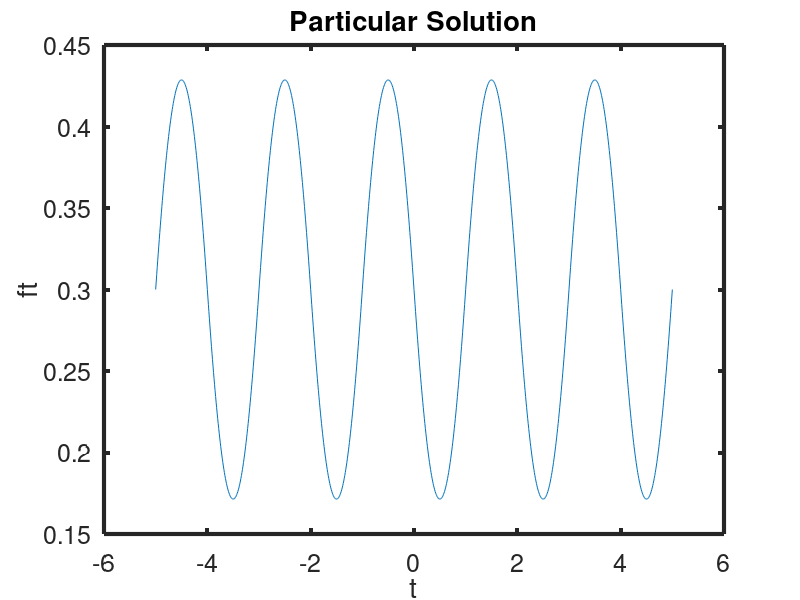

Reproduce this figure in MATLAB.
clc
close all
n=100;   % Number of terms in the series
P=2;    % Period
sum=3/10;   % First term, y offset
t=[-5: 0.01 : 5]; % x array/range

for i_ser=1:n
    sum=sum+(((1-cos(i_ser*pi)))/(5*i_ser*pi-i_ser^3*pi^3))*sin(pi*t*i_ser);
    plot(t,sum)
    xlabel('t')
    ylabel('ft')
    title('Particular Solution')
    set(gca,'FontSize',18)
    set(gca,'LineWidth',3)
    
    %pause(0.1)
end